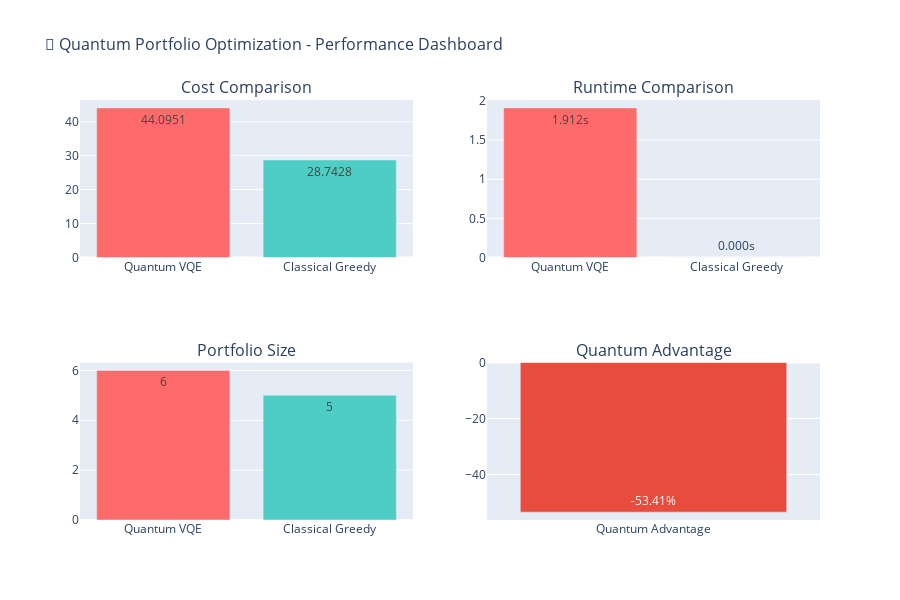

The notebook cell saved with this chart:
### Code cell
# ============================================================================
# 6. INTERACTIVE PLOTLY VISUALIZATIONS
# ============================================================================

print(f"\n📈 CREATING INTERACTIVE VISUALIZATIONS")
print("-" * 50)

# Interactive performance comparison
fig_interactive = make_subplots(
    rows=2, cols=2,
    subplot_titles=('Cost Comparison', 'Runtime Comparison', 
                   'Portfolio Size', 'Quantum Advantage'),
    specs=[[{"secondary_y": False}, {"secondary_y": False}],
           [{"secondary_y": False}, {"secondary_y": False}]]
)

# Cost comparison
fig_interactive.add_trace(
    go.Bar(name='Cost', x=methods, y=costs, 
           marker_color=['#FF6B6B', '#4ECDC4'],
           text=[f'{c:.4f}' for c in costs],
           textposition='auto'),
    row=1, col=1
)

# Runtime comparison
fig_interactive.add_trace(
    go.Bar(name='Runtime', x=methods, y=runtimes,
           marker_color=['#FF6B6B', '#4ECDC4'],
           text=[f'{r:.3f}s' for r in runtimes],
           textposition='auto'),
    row=1, col=2
)

# Portfolio size
fig_interactive.add_trace(
    go.Bar(name='Assets', x=methods, y=assets,
           marker_color=['#FF6B6B', '#4ECDC4'],
           text=assets,
           textposition='auto'),
    row=2, col=1
)

# Quantum advantage
if advantage != 0:
    advantage_color = '#2ECC71' if advantage > 0 else '#E74C3C'
    fig_interactive.add_trace(
        go.Bar(name='Advantage', x=['Quantum Advantage'], y=[advantage],
               marker_color=advantage_color,
               text=f'{advantage:+.2f}%',
               textposition='auto'),
        row=2, col=2
    )

fig_interactive.update_layout(
    title_text="🚀 Quantum Portfolio Optimization - Performance Dashboard",
    title_font_size=16,
    height=600,
    showlegend=False
)

fig_interactive.show()

### Figure 1 — Plotly figure (JSON) as saved in the notebook; plotly's stock layout.template omitted (floating-point values rounded to 4 significant figures)
{"data": [{"marker": {"color": ["#FF6B6B", "#4ECDC4"]}, "name": "Cost", "text": ["44.0951", "28.7428"], "textposition": "auto", "type": "bar", "x": ["Quantum VQE", "Classical Greedy"], "xaxis": "x", "y": [44.1, 28.74], "yaxis": "y"}, {"marker": {"color": ["#FF6B6B", "#4ECDC4"]}, "name": "Runtime", "text": ["1.912s", "0.000s"], "textposition": "auto", "type": "bar", "x": ["Quantum VQE", "Classical Greedy"], "xaxis": "x2", "y": [1.912, 0.0001157], "yaxis": "y2"}, {"marker": {"color": ["#FF6B6B", "#4ECDC4"]}, "name": "Assets", "text": ["6", "5"], "textposition": "auto", "type": "bar", "x": ["Quantum VQE", "Classical Greedy"], "xaxis": "x3", "y": [6, 5], "yaxis": "y3"}, {"marker": {"color": "#E74C3C"}, "name": "Advantage", "text": "-53.41%", "textposition": "auto", "type": "bar", "x": ["Quantum Advantage"], "xaxis": "x4", "y": [-53.41], "yaxis": "y4"}], "layout": {"annotations": [{"font": {"size": 16}, "showarrow": false, "text": "Cost Comparison", "x": 0.225, "xanchor": "center", "xref": "paper", "y": 1, "yanchor": "bottom", "yref": "paper"}, {"font": {"size": 16}, "showarrow": false, "text": "Runtime Comparison", "x": 0.775, "xanchor": "center", "xref": "paper", "y": 1, "yanchor": "bottom", "yref": "paper"}, {"font": {"size": 16}, "showarrow": false, "text": "Portfolio Size", "x": 0.225, "xanchor": "center", "xref": "paper", "y": 0.375, "yanchor": "bottom", "yref": "paper"}, {"font": {"size": 16}, "showarrow": false, "text": "Quantum Advantage", "x": 0.775, "xanchor": "center", "xref": "paper", "y": 0.375, "yanchor": "bottom", "yref": "paper"}], "height": 600, "showlegend": false, "title": {"font": {"size": 16}, "text": "🚀 Quantum Portfolio Optimization - Performance Dashboard"}, "xaxis": {"anchor": "y", "domain": [0, 0.45]}, "xaxis2": {"anchor": "y2", "domain": [0.55, 1]}, "xaxis3": {"anchor": "y3", "domain": [0, 0.45]}, "xaxis4": {"anchor": "y4", "domain": [0.55, 1]}, "yaxis": {"anchor": "x", "domain": [0.625, 1]}, "yaxis2": {"anchor": "x2", "domain": [0.625, 1]}, "yaxis3": {"anchor": "x3", "domain": [0, 0.375]}, "yaxis4": {"anchor": "x4", "domain": [0, 0.375]}}}
